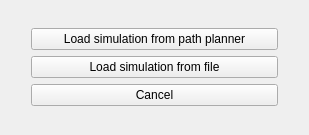
<?xml version="1.0" encoding="UTF-8"?>
<ui version="4.0">
 <class>AddSimulationClass</class>
 <widget class="QWidget" name="AddSimulationClass">
  <property name="geometry">
   <rect>
    <x>0</x>
    <y>0</y>
    <width>309</width>
    <height>135</height>
   </rect>
  </property>
  <property name="windowTitle">
   <string>AddSimulation</string>
  </property>
  <property name="styleSheet">
   <string notr="true">QWidget {
	background-color: #2a2a2a;
	border: 3px solid #3b3e41;
	border-radius: 3px;
}

QPushButton#btnLoadFromPathPlanner, QPushButton#btnLoadFromFile, QPushButton#btnCancel {
    background-color: #3b3e41;
    border-radius: 3px;
    border: 1px solid #757575;
    font: bold 12px;
	color: white;
    min-width: 6em;
    padding: 6px;
}

QPushButton#btnLoadFromPathPlanner:hover, QPushButton#btnLoadFromFile:hover, QPushButton#btnCancel:hover {
    background-color: #85b448;
	cursor: pointer;
}

QPushButton#btnLoadFromPathPlanner:pressed, QPushButton#btnLoadFromFile:pressed, QPushButton#btnCancel:pressed {
    background-color: #d86a39;
}</string>
  </property>
  <layout class="QGridLayout" name="gridLayout">
   <item row="0" column="0">
    <layout class="QVBoxLayout" name="verticalLayout">
     <property name="leftMargin">
      <number>20</number>
     </property>
     <property name="topMargin">
      <number>10</number>
     </property>
     <property name="rightMargin">
      <number>20</number>
     </property>
     <property name="bottomMargin">
      <number>10</number>
     </property>
     <item>
      <widget class="QPushButton" name="btnLoadFromPathPlanner">
       <property name="cursor">
        <cursorShape>PointingHandCursor</cursorShape>
       </property>
       <property name="text">
        <string>Load simulation from path planner</string>
       </property>
      </widget>
     </item>
     <item>
      <widget class="QPushButton" name="btnLoadFromFile">
       <property name="cursor">
        <cursorShape>PointingHandCursor</cursorShape>
       </property>
       <property name="text">
        <string>Load simulation from file</string>
       </property>
      </widget>
     </item>
     <item>
      <widget class="QPushButton" name="btnCancel">
       <property name="cursor">
        <cursorShape>PointingHandCursor</cursorShape>
       </property>
       <property name="text">
        <string>Cancel</string>
       </property>
      </widget>
     </item>
    </layout>
   </item>
  </layout>
 </widget>
 <layoutdefault spacing="6" margin="11"/>
 <resources/>
 <connections/>
</ui>
